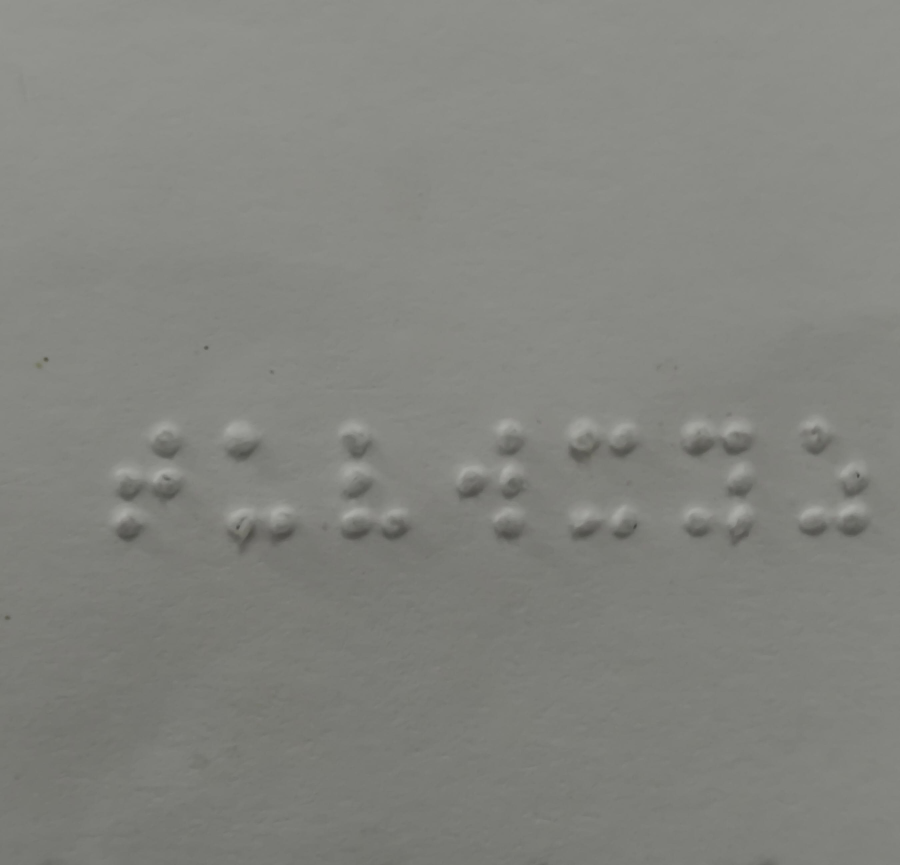
#> input picture backup/tt.jpeg, 2698 x 2594 px (shown at 1/3 size)
$ jupyter execute --allow-errors Untitled.ipynb
#> lines starting #> are read from the running program, lines starting #| are printed output that depends on the picture; after the words box and inside, x2 and y2 are one past the last pixel; in counts of white or black regions, pixels touching at a corner belong together
[cell 1]
import os
import shutil
import random

# Paths
dataset_dir = r"C:/Users/Rajesh/braille10/Braille Alphabet Image Dataset (A–Z)"
output_dir = r"C:/Users/Rajesh/braille10/split_dataset"

train_dir = os.path.join(output_dir, "train")
val_dir   = os.path.join(output_dir, "val")

# Create train/val directories
for split in [train_dir, val_dir]:
    if not os.path.exists(split):
        os.makedirs(split)

# Loop through each class folder (A–Z)
#> (the rest of this cell did not finish here and is left out)

[cell 2]
import os

# Paths
train_dir = r"C:/Users/Rajesh/braille10/split_dataset/train"
val_dir   = r"C:/Users/Rajesh/braille10/split_dataset/val"

output_images_train = r"C:/Users/Rajesh/braille10/braille_dataset/images/train"
output_images_val   = r"C:/Users/Rajesh/braille10/braille_dataset/images/val"
output_labels_train = r"C:/Users/Rajesh/braille10/braille_dataset/labels/train"
output_labels_val   = r"C:/Users/Rajesh/braille10/braille_dataset/labels/val"

# Create folders
for d in [output_images_train, output_images_val, output_labels_train, output_labels_val]:
    os.makedirs(d, exist_ok=True)

# Map class names to IDs
class_names = sorted(os.listdir(train_dir))
class_to_id = {cls: idx for idx, cls in enumerate(class_names)}

def process_split(split_dir, out_img_dir, out_lbl_dir):
    for cls in os.listdir(split_dir):
        cls_path = os.path.join(split_dir, cls)
        if not os.path.isdir(cls_path):
            continue
        for img in os.listdir(cls_path):
            if img.lower().endswith((".jpg",".png",".jpeg")):
                src = os.path.join(cls_path, img)
                dst = os.path.join(out_img_dir, img)
                # Copy image
                os.system(f'copy "{src}" "{dst}"')
                # Write label file
                label_file = os.path.join(out_lbl_dir, img.rsplit(".",1)[0]+".txt")
                with open(label_file, "w") as f:
                    f.write(f"{class_to_id[cls]} 0.5 0.5 1.0 1.0\n")

process_split(train_dir, output_images_train, output_labels_train)
process_split(val_dir, output_images_val, output_labels_val)

print("✅ YOLO images + labels created")

[cell 3]
train: r"C:/Users/Rajesh/braille10/braille_dataset/images/train"
val: r"C:/Users/Rajesh/braille10/braille_dataset/images/val"

nc: 26
names: ["A","B","C","D","E","F","G","H","I","J","K","L","M","N","O","P","Q","R","S","T","U","V","W","X","Y","Z"]

[cell 4]
import matplotlib.pyplot as plt
import numpy as np
from ultralytics import YOLO

# 1. Load your trained YOLO classification model
#> (the rest of this cell did not finish here and is left out)

[cell 5]
import matplotlib.pyplot as plt
import numpy as np
from ultralytics import YOLO

# 1. Load your trained YOLO classification model
#> (the rest of this cell did not finish here and is left out)

[cell 6]
import cv2

img = cv2.imread("tt.jpeg", cv2.IMREAD_GRAYSCALE)
#> img: shape (2594, 2698); min 66, max 172, mean 131.2
clahe = cv2.createCLAHE(clipLimit=2.0, tileGridSize=(8,8))
img = clahe.apply(img)
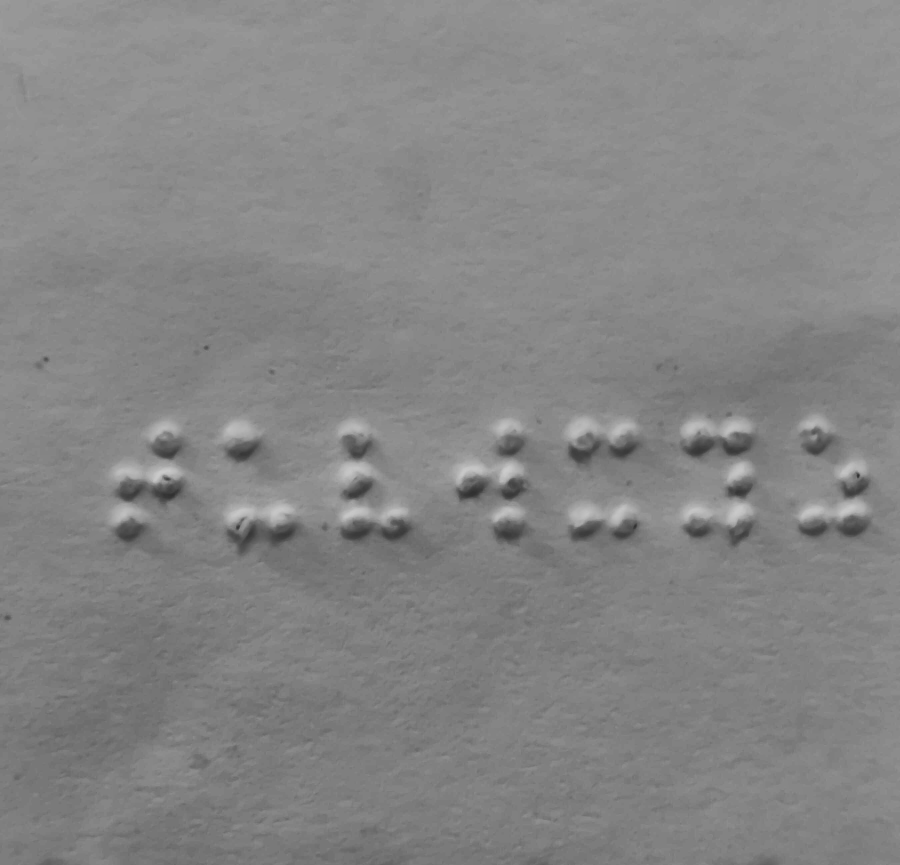
#> img: shape (2594, 2698) (shown at 1/3 size); min 46, max 204, mean 132.9
_, img = cv2.threshold(img, 0, 255, cv2.THRESH_BINARY+cv2.THRESH_OTSU)
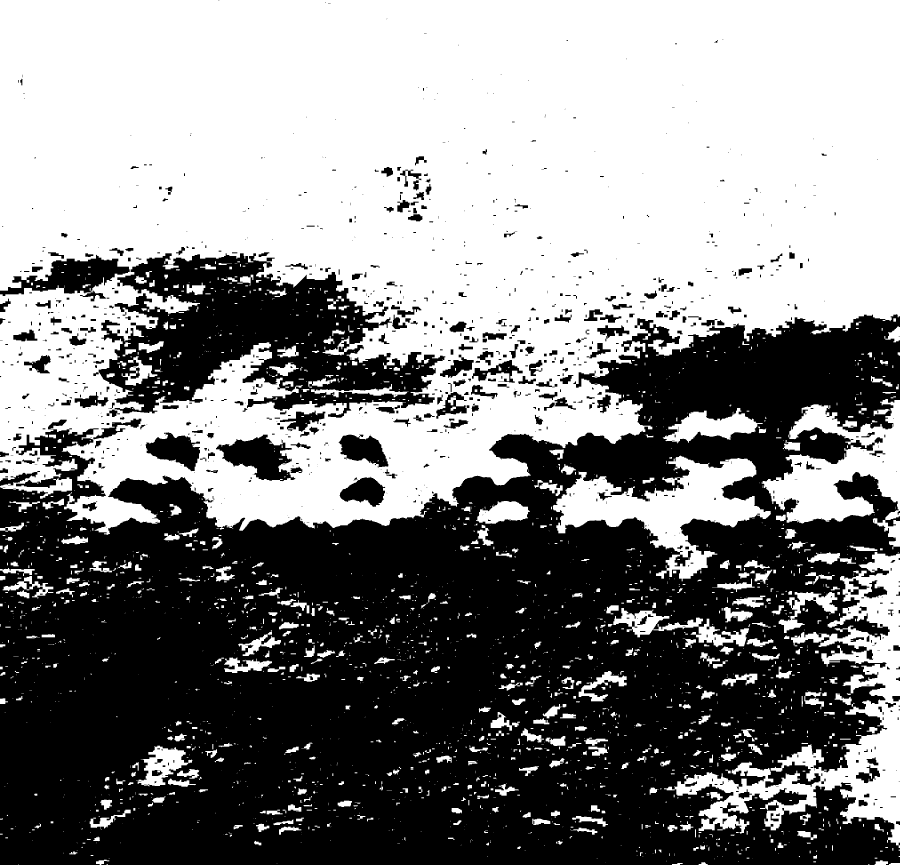
#> img: shape (2594, 2698) (shown at 1/3 size); 52.5% white; 993 black regions (344 under 20 px), largest, box (x1, y1, x2, y2) and area: (0, 942, 2698, 2594) 2890270, (296, 760, 1336, 1253) 259824, (0, 764, 389, 904) 22281
cv2.imwrite("processed.jpeg", img)
#> Out = True

[cell 7]
import cv2
import matplotlib.pyplot as plt
import numpy as np
from ultralytics import YOLO
import glob
import os

# 1. Load your trained YOLO classification model
#> (the rest of this cell did not finish here and is left out)

[cell 8]
import cv2
import matplotlib.pyplot as plt
import numpy as np
from ultralytics import YOLO

# Load trained YOLO classification model
#> (the rest of this cell did not finish here and is left out)

[cell 9]
import cv2

# Load your Braille image in grayscale
img = cv2.imread("C:/Users/Rajesh/braille10/tt.jpeg", cv2.IMREAD_GRAYSCALE)

# Apply CLAHE for contrast enhancement
clahe = cv2.createCLAHE(clipLimit=2.0, tileGridSize=(8,8))
img = clahe.apply(img)

# Threshold to binary (black/white)
_, binary = cv2.threshold(img, 0, 255, cv2.THRESH_BINARY + cv2.THRESH_OTSU)

# Invert so dots become black instead of white
inverted = cv2.bitwise_not(binary)

# Save the processed image
cv2.imwrite("C:/Users/Rajesh/braille10/tt_blackdots.jpeg", inverted)
#> Out = True
